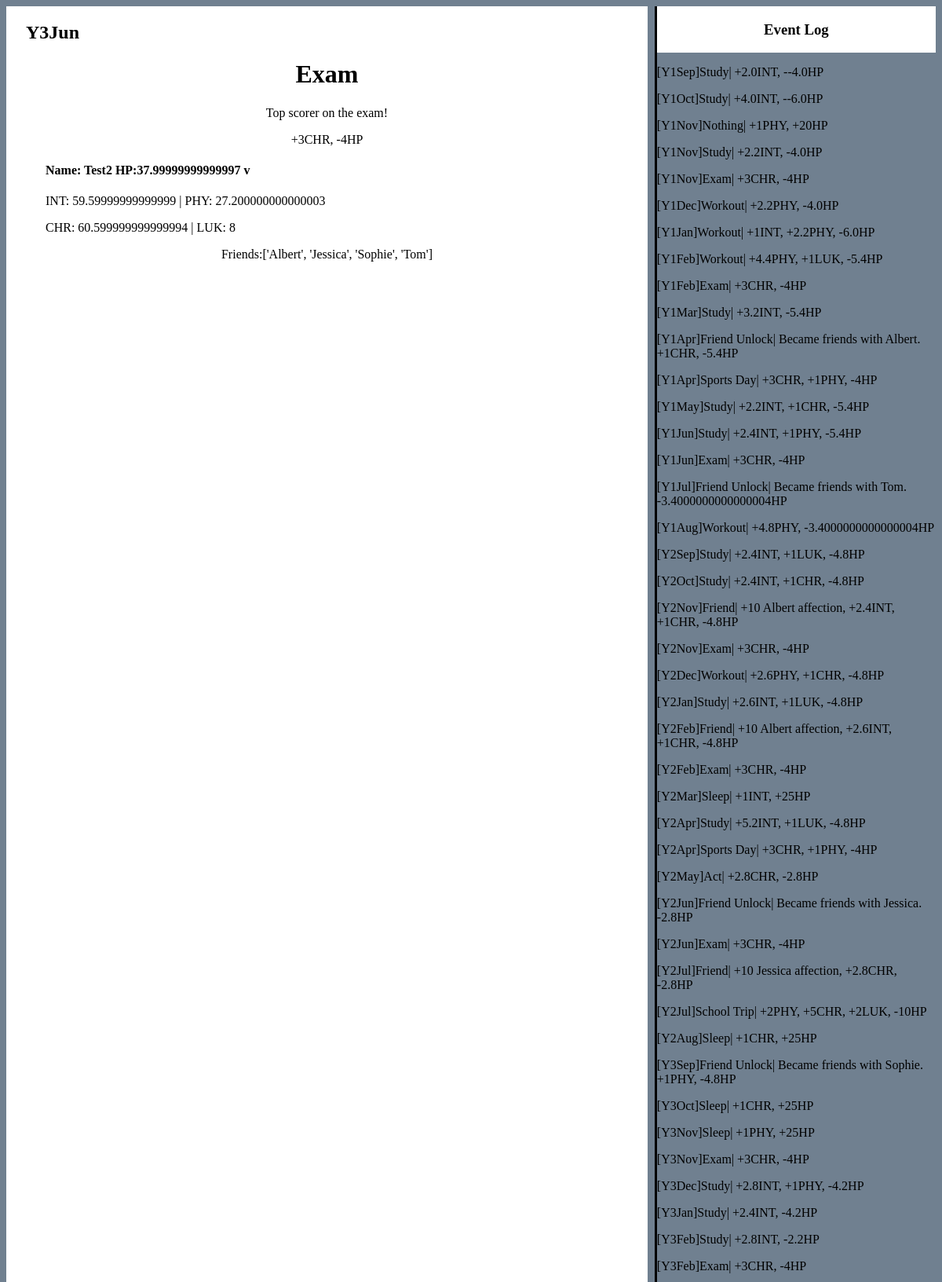
Page /game/?id=2 (upper part) on the committed database.
### app-test.py (models this page shows)
class CharLog(db.Model):
    id = db.Column(db.Integer, primary_key=True)
    char_id = db.Column(db.Integer,db.ForeignKey('char.id'),nullable=False,index=True)
    date = db.Column(db.String(5)) #Y1MMM
    event_type = db.Column(db.String(15))
    scenario_text = db.Column(db.String(100))
    status_change = db.Column(db.String(150))
    bonus = db.Column(db.Boolean)
    bonus_scenario = db.Column(db.String(100))

class Char(db.Model):
    id = db.Column(db.Integer, primary_key=True)
    name = db.Column(db.String(15))
    int = db.Column(db.Integer)
    phy = db.Column(db.Integer)
    chr = db.Column(db.Integer)
    luk = db.Column(db.Integer)
    yr = db.Column(db.Integer)
    month = db.Column(db.Integer)
    hp = db.Column(db.Integer)
    friend = db.Column(db.JSON)

### app-test.py (the view)
@app.route('/game/')
def main_page():
    charID = request.args.get('id')
    char = Char.query.filter_by(id=charID).one()
    logs = CharLog.query.filter_by(char_id=charID).all()
    latest = CharLog.query.filter_by(char_id=charID).order_by(CharLog.id.desc()).first()
    friendList = getFriends(char.friend)
    return render_template('game_ui.html', char=char, logs=logs,latest=latest,friends=friendList)

### characterInfo.py (called while the page is built)
def getFriends(jsonData):
    data = json.loads(jsonData)
    friendList = []
    for friend,value in data.items():
        if value['unlock']==True:
            friendList.append(friend)
    return friendList

### templates/game_ui.html (shortened to what this page needs)
<!DOCTYPE html>
<html>
<head>
</head>
<body>
	<div class="outer">
	<div class="top-left">
		<h2 style="margin-left:25px">{{latest.date}}</h2>
		<h1 style="text-align:center">{{latest.event_type}}</h1>
		<p style="text-align:center">{{latest.scenario_text}}</p>
		<p style="text-align:center">{{latest.status_change}}</p>
		<h4 style="margin-left:50px">Name: {{char.name}}         HP:{{char.hp}} v</h4>
		<p style="margin-left:50px">INT: {{char.int}} | PHY: {{char.phy}} </p>
		<p style="margin-left:50px">CHR: {{char.chr}} | LUK: {{char.luk}} </p>
		<p style="text-align:center">Friends:{{friends}}</p>
	</div>
	<div class="top-right">
		<div class="static-header">
			<h3>Event Log</h3>
		</div>
		<div class="event-log">
			{% for log in logs %}
			<p>[{{log.date}}]{{log.event_type}}| {{log.status_change}}</p>
				{% endfor %}
		</div>
	</div>
	</div>
</body>
</html>

### templates/game_ui.html (style rules this page uses)
body, html { background-color:SlateGrey; height:100% margin:0; }
.outer { padding:10px heigh: 100vh; }
.top-left { background-color:White; width:69%; height:65vh; display:inline; float:left; }
.top-right { background-color:White; width:30%; height:65vh; border-left: 3px solid black; display:inline; float:right; }
h3 { text-align:center; }
.event-log { overflow: auto; max-height:90%; background-color:SlateGrey; }
.static-header { height = 10vh; }

### rows in the picture
CharLog: date "Y3Jun", event_type "Exam", scenario_text "Top scorer on the exam!", status_change "+3CHR, -4HP"
Char: name "Test2", hp "37.99999999999997", int "59.59999999999999", phy "27.200000000000003", chr "60.599999999999994", luk "8"
CharLog: date "Y1Sep", event_type "Study", status_change "+2.0INT, --4.0HP"
CharLog: date "Y1Oct", event_type "Study", status_change "+4.0INT, --6.0HP"
CharLog: date "Y1Nov", event_type "Nothing", status_change "+1PHY, +20HP"
CharLog: date "Y1Nov", event_type "Study", status_change "+2.2INT, -4.0HP"
CharLog: date "Y1Nov", event_type "Exam", status_change "+3CHR, -4HP"
CharLog: date "Y1Dec", event_type "Workout", status_change "+2.2PHY, -4.0HP"
CharLog: date "Y1Jan", event_type "Workout", status_change "+1INT, +2.2PHY, -6.0HP"
CharLog: date "Y1Feb", event_type "Workout", status_change "+4.4PHY, +1LUK, -5.4HP"
CharLog: date "Y1Feb", event_type "Exam", status_change "+3CHR, -4HP"
CharLog: date "Y1Mar", event_type "Study", status_change "+3.2INT, -5.4HP"
CharLog: date "Y1Apr", event_type "Friend Unlock", status_change "Became friends with Albert. +1CHR, -5.4HP"
CharLog: date "Y1Apr", event_type "Sports Day", status_change "+3CHR, +1PHY, -4HP"
CharLog: date "Y1May", event_type "Study", status_change "+2.2INT, +1CHR, -5.4HP"
CharLog: date "Y1Jun", event_type "Study", status_change "+2.4INT, +1PHY, -5.4HP"
CharLog: date "Y1Jun", event_type "Exam", status_change "+3CHR, -4HP"
CharLog: date "Y1Jul", event_type "Friend Unlock", status_change "Became friends with Tom. -3.4000000000000004HP"
CharLog: date "Y1Aug", event_type "Workout", status_change "+4.8PHY, -3.4000000000000004HP"
CharLog: date "Y2Sep", event_type "Study", status_change "+2.4INT, +1LUK, -4.8HP"
CharLog: date "Y2Oct", event_type "Study", status_change "+2.4INT, +1CHR, -4.8HP"
CharLog: date "Y2Nov", event_type "Friend", status_change "+10 Albert affection, +2.4INT, +1CHR, -4.8HP"
CharLog: date "Y2Nov", event_type "Exam", status_change "+3CHR, -4HP"
CharLog: date "Y2Dec", event_type "Workout", status_change "+2.6PHY, +1CHR, -4.8HP"
CharLog: date "Y2Jan", event_type "Study", status_change "+2.6INT, +1LUK, -4.8HP"
CharLog: date "Y2Feb", event_type "Friend", status_change "+10 Albert affection, +2.6INT, +1CHR, -4.8HP"
CharLog: date "Y2Feb", event_type "Exam", status_change "+3CHR, -4HP"
CharLog: date "Y2Mar", event_type "Sleep", status_change "+1INT, +25HP"
CharLog: date "Y2Apr", event_type "Study", status_change "+5.2INT, +1LUK, -4.8HP"
CharLog: date "Y2Apr", event_type "Sports Day", status_change "+3CHR, +1PHY, -4HP"
CharLog: date "Y2May", event_type "Act", status_change "+2.8CHR, -2.8HP"
CharLog: date "Y2Jun", event_type "Friend Unlock", status_change "Became friends with Jessica. -2.8HP"
CharLog: date "Y2Jun", event_type "Exam", status_change "+3CHR, -4HP"
CharLog: date "Y2Jul", event_type "Friend", status_change "+10 Jessica affection, +2.8CHR, -2.8HP"
CharLog: date "Y2Jul", event_type "School Trip", status_change "+2PHY, +5CHR, +2LUK, -10HP"
CharLog: date "Y2Aug", event_type "Sleep", status_change "+1CHR, +25HP"
CharLog: date "Y3Sep", event_type "Friend Unlock", status_change "Became friends with Sophie. +1PHY, -4.8HP"
CharLog: date "Y3Oct", event_type "Sleep", status_change "+1CHR, +25HP"
CharLog: date "Y3Nov", event_type "Sleep", status_change "+1PHY, +25HP"
CharLog: date "Y3Nov", event_type "Exam", status_change "+3CHR, -4HP"
CharLog: date "Y3Dec", event_type "Study", status_change "+2.8INT, +1PHY, -4.2HP"
CharLog: date "Y3Jan", event_type "Study", status_change "+2.4INT, -4.2HP"
CharLog: date "Y3Feb", event_type "Study", status_change "+2.8INT, -2.2HP"
CharLog: date "Y3Feb", event_type "Exam", status_change "+3CHR, -4HP"

### other values in the picture
{{ friends }} "['Albert', 'Jessica', 'Sophie', 'Tom']"
